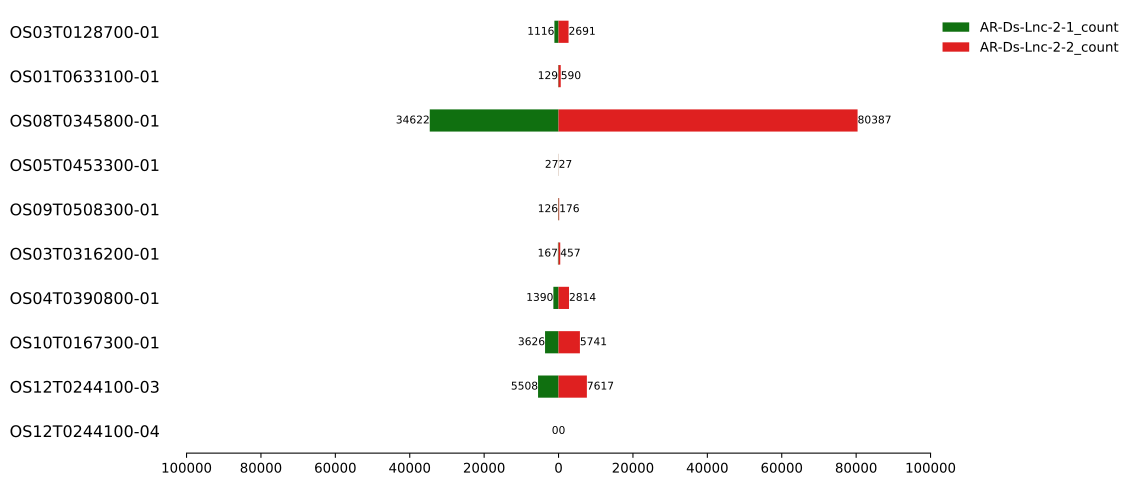

This chart was generated by the following Python code:
#!/user/bin/env python
# -*- coding: utf-8 -*-
# @Author: MingJia
# @Date:   2020-09-17 09:24:56
# @Last Modified by:   MingJia
# @Last Modified time: 2020-09-17 14:22:00
import matplotlib as mpl

mpl.use('Agg')
import matplotlib.pyplot as plt
import seaborn as sns
import pandas as pd
import logging
import click
import re

#### Some Functions ####
logging.basicConfig(level=logging.INFO,
                    format='%(asctime)s - %(levelname)s - %(message)s')
__version__ = '1.0.0'


def change_bar_width(ax, new_value):
    for patch in ax.patches:
        current_height = patch.get_height()
        diff = current_height - new_value

        # we change the bar heigth
        patch.set_height(new_value)

        # we recenter the bar
        patch.set_y(patch.get_y() + diff * .5)


########################


CONTEXT_SETTINGS = dict(help_option_names=['-h', '--help'])


@click.command(context_settings=CONTEXT_SETTINGS)
@click.version_option(version=__version__)
@click.option('-i', '--input',
              required=True,
              type=click.Path(),
              help="The table input to plot population pyramid")
@click.option('-ic', '--indexcolumn',
              default=0,
              show_default=True,
              type=int,
              help="The index column number for the plot")
@click.option('-lc', '--leftcolumn',
              default=1,
              show_default=True,
              type=int,
              help="The left column number for the plot")
@click.option('-rc', '--rightcolumn',
              default=2,
              show_default=True,
              type=int,
              help="The right column number for the plot")
@click.option('--color',
              default="red,green",
              show_default=True,
              help="The left and right color for plot")
@click.option('-p', '--prefix',
              default='result',
              show_default=True,
              help="The out prefix")
def cli(input, indexcolumn, leftcolumn, color, rightcolumn, prefix):
    """
    Populaation Pyramid Plot with python
    """
    logging.info(f"Parse the input file {input}...")
    df = pd.read_csv(input, sep='\t')
    index = df.iloc[:, indexcolumn]
    logging.info(f"Index column name {index.name}")
    left = df.iloc[:, leftcolumn]
    max_l = max(left)
    logging.info(f"Index column name {left.name}")
    right = df.iloc[:, rightcolumn]
    max_r = max(right)
    logging.info(f"Index column name {right.name}")

    logging.info("Start to draw...")
    new_df = pd.DataFrame({index.name: index,
                           left.name: -left,
                           right.name: right})
    colors = color.strip().split(',')
    plt.rc('ytick', labelsize=12)
    figure, axis = plt.subplots(figsize=(10, 6), dpi=300)
    sns.barplot(x=left.name,
                y=index.name,
                data=new_df,
                color=colors[1],
                label=left.name,
                ax=axis)
    sns.barplot(x=right.name,
                y=index.name,
                data=new_df,
                color=colors[0],
                label=right.name,
                ax=axis)
    change_bar_width(axis, .5)
    # add text
    categories = axis.get_yticks()
    for i in range(len(categories)):
        lx = -left[i]
        rx = right[i]
        axis.text(lx, i, f'{-lx}',
                  ha='right', va='center',
                  size=8,
                  color='black')
        axis.text(rx, i, f'{rx}',
                  ha='left', va='center',
                  size=8,
                  color='black')

    # set x limit
    max_value = max(max_l, max_r)
    axis.set_xlim([-max_value, max_value])

    # hide tick line
    axis.tick_params(axis='y', length=0, pad=20)

    # set x tick lable
    plt.draw()  # When you call plt.draw() the tick labels are populated
    locs, labels = plt.xticks()
    for i in labels:
        new_label = re.findall('\\d+.*', i.get_text())[0]
        i.set_text(new_label)
    axis.set_xticks(locs)
    axis.set_xticklabels(labels)

    axis.set_xlabel("")
    axis.set_ylabel("")

    axis.spines['left'].set_color("none")
    axis.spines['right'].set_color("none")
    axis.spines['top'].set_color("none")

    plt.legend(bbox_to_anchor=(1, 1),
               frameon=False,
               loc=2)

    plt.savefig(prefix + '.svg', bbox_inches='tight')
    plt.savefig(prefix + '.png', bbox_inches='tight')
    logging.info("Finish")


if __name__ == "__main__":
    cli()
